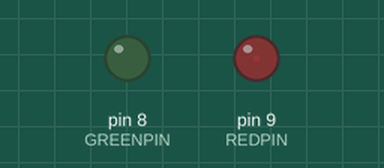
Simulated run of this sketch. Board: Arduino Uno, built with avr-gcc and run on an emulated ATmega328P. On the bench: output pins drawn as LEDs (lit = HIGH).

Above: at 0.05 s.
At 1.3 s:
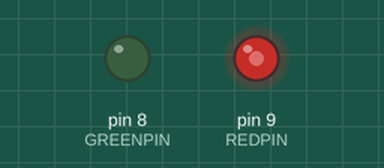
At 2.55 s:
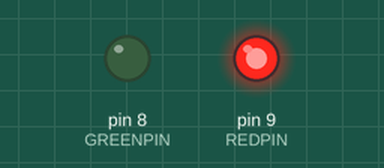
At 5.1 s:
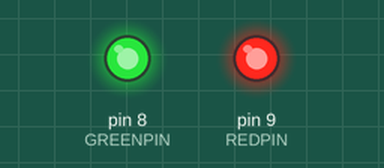
Timing chart, 0 to 6.7 s (numbered marks = the images above):
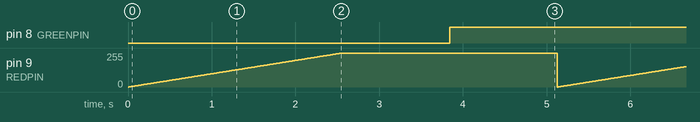

Measured:
- by itself, pin 8 (GREENPIN): alternates HIGH for 3.8 s and LOW for 1.3 s
- by itself, pin 9 (REDPIN): ramps from 0/255 to 255/255 and jumps back, once every 5.1 s

The sketch:

learningLED.ino
```cpp
// color swirl! connect an RGB LED to the PWM pins as indicated
// in the #defines
// public domain, enjoy!

#define GREENPIN 8
#define REDPIN 9

void setup() {
  pinMode(REDPIN, OUTPUT);
  pinMode(GREENPIN, OUTPUT);
}


void loop() {
  int r, g;

  // fade from blue to violet
  for (r = 0; r < 256; r++) {
    analogWrite(REDPIN, r);
    delay(10);
  }
  for (g = 0; g < 256; g++) {
    analogWrite(GREENPIN, g);
    delay(10);
  }
}
```
